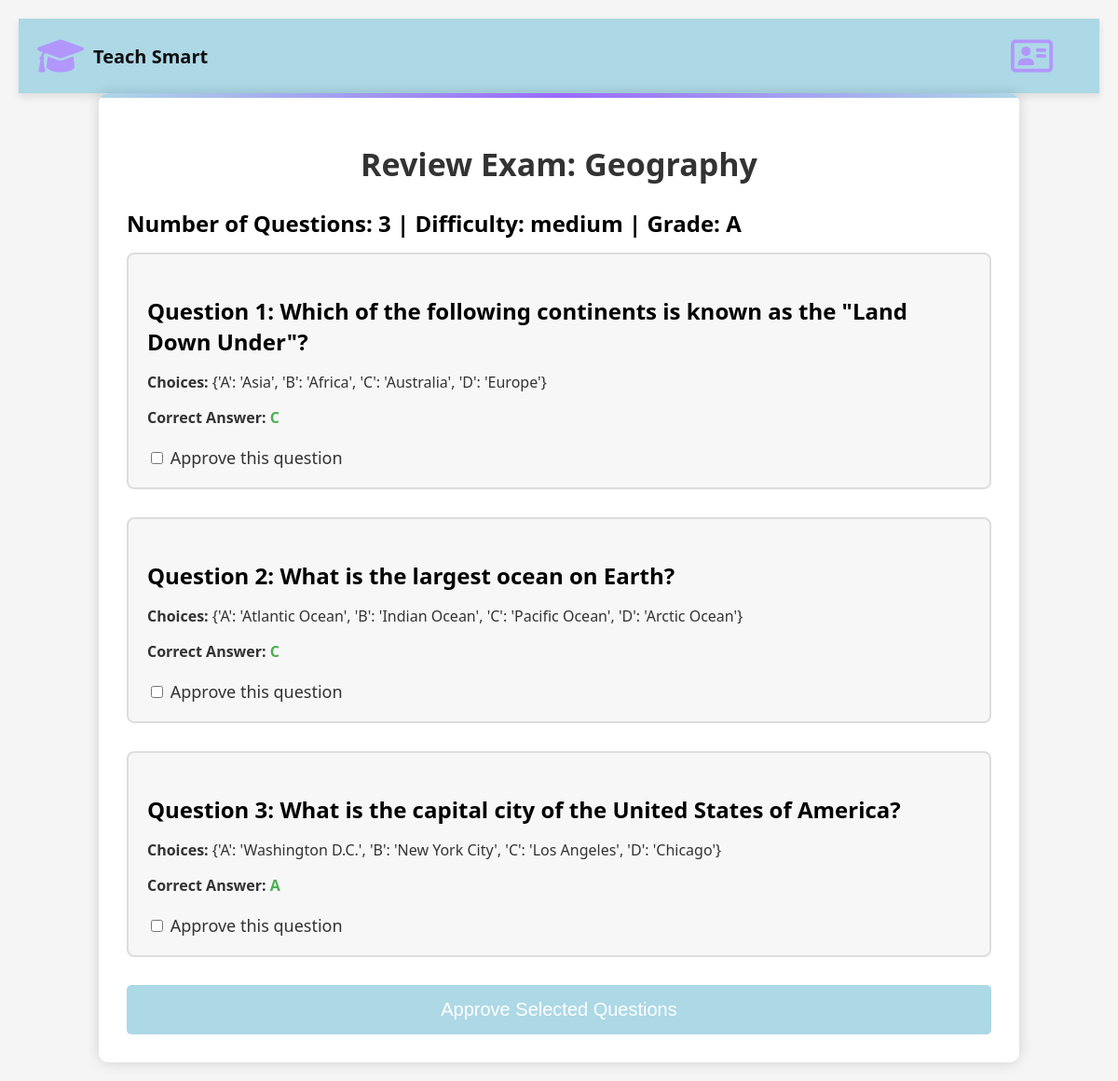
The app's page /review_exam/19/ with its own data.
### tsweb/models.py (models this page shows, shortened)
class Exam(models.Model):
    DIFFICULTY_CHOICES = [
        ('easy', 'Easy'),
        ('medium', 'Medium'),
        ('hard', 'Hard'),
    ]
    GRADE_CHOICES = [
        ('A', 'First grade'),
        ('B', 'Second grade'),
        ('C', 'Third grade'),
        ('D', 'Fourth grade'),
        ('E', 'Fifth grade'),
        ('F', 'Sixth grade'),
    ]
    subject = models.ForeignKey(Subject, on_delete=models.CASCADE)
    difficulty = models.CharField(max_length=10, choices=DIFFICULTY_CHOICES)
    material = models.TextField(null=True, blank=True, help_text="Provide the material for the exam")
    num_questions = models.IntegerField(null=True, blank=True, help_text="Number of questions for the exam")
    max_grade = models.IntegerField(null=True, blank=True, help_text="Maximum grade for the exam")
    grade = models.CharField(max_length=1, choices=GRADE_CHOICES, help_text="Grade level for the exam")
    is_approved = models.BooleanField(default=False)  # New field to track approval
    teacher_id =models.CharField(max_length=9)  # Ensure this matches your test

class Subject(models.Model):
        SUBJECT_CHOICES = [
                ('Technology', 'Technology'),
                ('Mathematics', 'Mathematics'),
                ('History', 'History'),
                ( 'English', 'English'),
                ('Geography', 'Geography'),
                ('Literature', 'Literature'),
                ('Science', 'Science'),
            ]
        name = models.CharField(max_length=20, choices=SUBJECT_CHOICES)
        def __str__(self):
                return self.name

class Question(models.Model):
    exam = models.ForeignKey(Exam, on_delete=models.CASCADE)
    text = models.TextField()
    choices = models.JSONField()  # Store choices as a JSON object
    correct_answer = models.CharField(max_length=1)  # Store correct answer as a single character
    is_approved = models.BooleanField(default=False)

### tsweb/views.py (the view, shortened to what this page needs)
# urls.py: path('review_exam/<int:pk>/', views.review_exam, name='review_exam'),
def review_exam(request, pk):
    exam = get_object_or_404(Exam, pk=pk)
    return render(request, 'review_exam.html', {'exam': exam})

### tsweb/Templates/review_exam.html (shortened to what this page needs)
<!DOCTYPE html>
<html lang="en" dir="ltr">
<head>
    {% load static %}
    <link rel="stylesheet" href="{% static 'css/base.css' %}">
    <link rel="stylesheet" href="https://cdnjs.cloudflare.com/ajax/libs/font-awesome/6.0.0-beta3/css/all.min.css">
</head>
<body>
    <header>
        <div class="logo">
            <a href="{% url 'home' %}" class="logo">
                <i class="fa-solid fa-graduation-cap fa-fade" style="color: #B197FC;"></i>
                <span>Teach Smart</span>
            </a>
        </div>
    <div class="back-to-profile">
        <a href="{% url 'profile_teacher' %}" class="btn back-btn">
            <i class="fa-regular fa-address-card" style="color: #B197FC;"></i>
        </a>
    </div>
        </header>
            <form method="POST">
                <div class="exam-container">
                    <h1>Review Exam: {{ exam.subject }}</h1>
                    <p class="question-text" >Number of Questions: {{ exam.num_questions }} | Difficulty: {{ exam.difficulty }} | Grade: {{ exam.grade }}</p>
                    <ul class="questions-list">
                        {% for question in exam.question_set.all %}
                        <li class="question-item">
                            <div class="question-header">
                                <p class="question-text" >{{ question.text }}</p>
                            </div>
                            <div class="question-details">
                                <p><strong>Choices:</strong> {{ question.choices }}</p>
                                <p><strong>Correct Answer:</strong> <span class="correct-answer">{{ question.correct_answer }}</span></p>
                                <label class="approve-label">
                                    <input type="checkbox" name="approved_questions" value="{{ question.id }}">
                                    Approve this question
                                </label>
                            </div>
                        </li>
                        {% endfor %}
                    </ul>
                    <button type="submit" class="approve-btn">Approve Selected Questions</button>
                </div>
            </form>
</body>
</html>

### static/css/base.css (style rules this page uses)
body { font-family: "Times New Roman", Times, serif; margin: 0; padding: 0; box-sizing: border-box; background-color: #E6F7FF; color: #333; }
header { display: flex; justify-content: space-between; align-items: center; padding: 20px; background-color: #ADD8E6; color: #0f0f0f; box-shadow: 0 4px 8px rgba(0, 0, 0, 0.1); }
.logo { display: flex; align-items: center; text-decoration: none; color: inherit; }
.logo i { margin-right: 10px; font-size: 40px; }
.logo span { font-size: 20px; font-weight: bold; }

### tsweb/Templates/review_exam.html (style rules this page uses)
body { font-family: 'Segoe UI', Tahoma, Geneva, Verdana, sans-serif; background-color: #f5f5f5; margin: 0; padding: 20px; }
.back-to-profile { margin-right: 20px; }
.back-btn i { margin-right: 10px; font-size: 40px; }
.exam-container { width: 80%; margin: 0 auto; background-color: #ffffff; padding: 30px; box-shadow: 0 0 15px rgba(0, 0, 0, 0.15); border-radius: 10px; position: relative; overflow: hidden; }
.exam-container::before { content: ""; position: absolute; top: 0; left: 0; width: 100%; height: 5px; background: linear-gradient(90deg, #ADD8E6, #9A6AFC, #ADD8E6); animation: moveGradient 5s linear infinite; }
.exam-container h1 { text-align: center; color: #333; font-size: 34px; margin-bottom: 10px; font-weight: bold; }
.questions-list { list-style: none; padding: 0; margin: 0; counter-reset: question; }
.question-item { margin-bottom: 30px; padding: 20px; background-color: #f7f7f7; border: 2px solid #ddd; border-radius: 8px; transition: background-color 0.5s ease, transform 0.3s ease; position: relative; animation: slideIn 0.5s ease-in-out; counter-increment: question; }
.question-details { margin-top: 10px; }
.correct-answer { color: #4caf50; font-weight: bold; margin-top: 10px; }
.approve-label { display: block; margin-top: 20px; font-size: 18px; cursor: pointer; }
.approve-btn { display: block; width: 100%; padding: 15px; background-color: #ADD8E6; color: #fff; border: none; border-radius: 5px; font-size: 20px; cursor: pointer; text-align: center; margin-top: 20px; transition: background-color 0.3s ease, transform 0.3s ease; }
.question-text { font-size: 24px; font-weight: bold; color: #000; margin-bottom: 15px; }

### records on screen
Exam: subject "Geography", num_questions "3", difficulty "medium", grade "A"
Question: text "Question 1: Which of the following continents is known as the \"Land Down Under\"?", choices "{'A': 'Asia', 'B': 'Africa', 'C': 'Australia', 'D': 'Europe'}", correct_answer "C"
Question: text "Question 2: What is the largest ocean on Earth?", choices "{'A': 'Atlantic Ocean', 'B': 'Indian Ocean', 'C': 'Pacific Ocean', 'D': 'Arctic Ocean'}", correct_answer "C"
Question: text "Question 3: What is the capital city of the United States of America?", choices "{'A': 'Washington D.C.', 'B': 'New York City', 'C': 'Los Angeles', 'D': 'Chicago'}", correct_answer "A"
